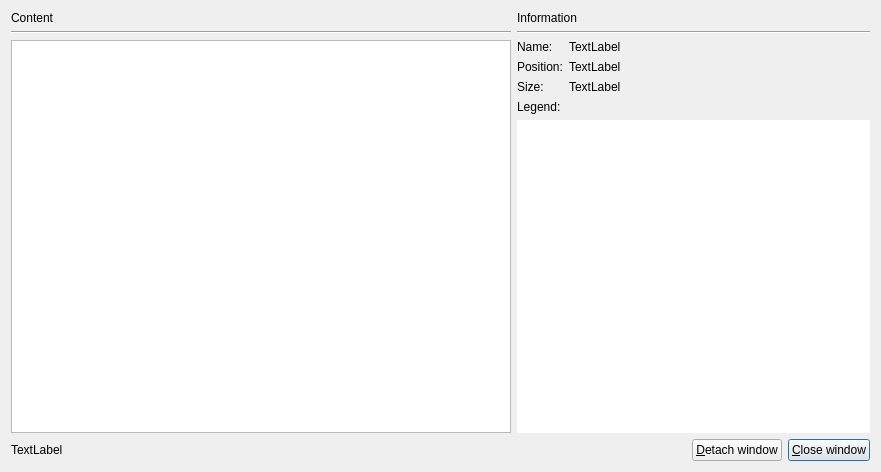
<?xml version="1.0" encoding="UTF-8"?>
<ui version="4.0">
 <class>mtx::gui::Info::ElementViewerDialog</class>
 <widget class="QDialog" name="mtx::gui::Info::ElementViewerDialog">
  <property name="geometry">
   <rect>
    <x>0</x>
    <y>0</y>
    <width>881</width>
    <height>472</height>
   </rect>
  </property>
  <property name="windowTitle">
   <string notr="true">Element viewer</string>
  </property>
  <layout class="QVBoxLayout" name="verticalLayout_2">
   <item>
    <layout class="QGridLayout" name="gridLayout_2">
     <item row="0" column="0">
      <widget class="QLabel" name="contentLabel">
       <property name="text">
        <string>Content</string>
       </property>
      </widget>
     </item>
     <item row="0" column="1">
      <widget class="QLabel" name="informationLabel">
       <property name="text">
        <string>Information</string>
       </property>
      </widget>
     </item>
     <item row="1" column="0">
      <widget class="Line" name="line">
       <property name="orientation">
        <enum>Qt::Horizontal</enum>
       </property>
      </widget>
     </item>
     <item row="1" column="1">
      <widget class="Line" name="line_2">
       <property name="orientation">
        <enum>Qt::Horizontal</enum>
       </property>
      </widget>
     </item>
     <item row="2" column="0">
      <widget class="QTextBrowser" name="content">
       <property name="minimumSize">
        <size>
         <width>500</width>
         <height>0</height>
        </size>
       </property>
       <property name="lineWrapMode">
        <enum>QTextEdit::NoWrap</enum>
       </property>
       <property name="html">
        <string notr="true">&lt;!DOCTYPE HTML PUBLIC &quot;-//W3C//DTD HTML 4.0//EN&quot; &quot;http://www.w3.org/TR/REC-html40/strict.dtd&quot;&gt;
&lt;html&gt;&lt;head&gt;&lt;meta name=&quot;qrichtext&quot; content=&quot;1&quot; /&gt;&lt;style type=&quot;text/css&quot;&gt;
p, li { white-space: pre-wrap; }
&lt;/style&gt;&lt;/head&gt;&lt;body style=&quot; font-family:'Noto Sans'; font-size:10pt; font-weight:400; font-style:normal;&quot;&gt;
&lt;p style=&quot;-qt-paragraph-type:empty; margin-top:0px; margin-bottom:0px; margin-left:0px; margin-right:0px; -qt-block-indent:0; text-indent:0px; font-family:'DejaVu Sans';&quot;&gt;&lt;br /&gt;&lt;/p&gt;&lt;/body&gt;&lt;/html&gt;</string>
       </property>
      </widget>
     </item>
     <item row="2" column="1">
      <layout class="QVBoxLayout" name="verticalLayout">
       <item>
        <layout class="QGridLayout" name="gridLayout" columnstretch="0,1">
         <item row="0" column="0">
          <widget class="QLabel" name="nameLabel">
           <property name="text">
            <string>Name:</string>
           </property>
          </widget>
         </item>
         <item row="0" column="1">
          <widget class="QLabel" name="name">
           <property name="text">
            <string notr="true">TextLabel</string>
           </property>
          </widget>
         </item>
         <item row="1" column="0">
          <widget class="QLabel" name="positionLabel">
           <property name="text">
            <string>Position:</string>
           </property>
          </widget>
         </item>
         <item row="2" column="0">
          <widget class="QLabel" name="sizeLabel">
           <property name="text">
            <string>Size:</string>
           </property>
          </widget>
         </item>
         <item row="1" column="1">
          <widget class="QLabel" name="position">
           <property name="text">
            <string notr="true">TextLabel</string>
           </property>
          </widget>
         </item>
         <item row="2" column="1">
          <widget class="QLabel" name="size">
           <property name="text">
            <string notr="true">TextLabel</string>
           </property>
          </widget>
         </item>
        </layout>
       </item>
       <item>
        <widget class="QLabel" name="legendLabel">
         <property name="text">
          <string>Legend:</string>
         </property>
        </widget>
       </item>
       <item>
        <widget class="QTextBrowser" name="legend">
         <property name="sizePolicy">
          <sizepolicy hsizetype="MinimumExpanding" vsizetype="Expanding">
           <horstretch>0</horstretch>
           <verstretch>0</verstretch>
          </sizepolicy>
         </property>
         <property name="frameShape">
          <enum>QFrame::NoFrame</enum>
         </property>
        </widget>
       </item>
      </layout>
     </item>
    </layout>
   </item>
   <item>
    <layout class="QHBoxLayout" name="horizontalLayout">
     <item>
      <widget class="QLabel" name="limitedBytesShownLabel">
       <property name="text">
        <string notr="true">TextLabel</string>
       </property>
      </widget>
     </item>
     <item>
      <spacer name="horizontalSpacer">
       <property name="orientation">
        <enum>Qt::Horizontal</enum>
       </property>
       <property name="sizeHint" stdset="0">
        <size>
         <width>40</width>
         <height>20</height>
        </size>
       </property>
      </spacer>
     </item>
     <item>
      <widget class="QPushButton" name="detachWindowButton">
       <property name="text">
        <string>&amp;Detach window</string>
       </property>
       <property name="autoDefault">
        <bool>false</bool>
       </property>
      </widget>
     </item>
     <item>
      <widget class="QPushButton" name="closeButton">
       <property name="text">
        <string>&amp;Close window</string>
       </property>
       <property name="default">
        <bool>true</bool>
       </property>
      </widget>
     </item>
    </layout>
   </item>
  </layout>
 </widget>
 <resources/>
 <connections/>
</ui>
